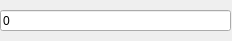
<?xml version="1.0" encoding="UTF-8"?>
<ui version="4.0">
 <class>WriteForm</class>
 <widget class="QDialog" name="WriteForm">
  <property name="geometry">
   <rect>
    <x>0</x>
    <y>0</y>
    <width>232</width>
    <height>41</height>
   </rect>
  </property>
  <property name="windowTitle">
   <string>Dialog</string>
  </property>
  <widget class="QDialogButtonBox" name="buttonBox">
   <property name="geometry">
    <rect>
     <x>40</x>
     <y>70</y>
     <width>221</width>
     <height>41</height>
    </rect>
   </property>
   <property name="orientation">
    <enum>Qt::Horizontal</enum>
   </property>
   <property name="standardButtons">
    <set>QDialogButtonBox::Cancel|QDialogButtonBox::Ok</set>
   </property>
  </widget>
  <widget class="QLineEdit" name="writeLine">
   <property name="geometry">
    <rect>
     <x>0</x>
     <y>10</y>
     <width>231</width>
     <height>21</height>
    </rect>
   </property>
   <property name="palette">
    <palette>
     <active>
      <colorrole role="Light">
       <brush brushstyle="SolidPattern">
        <color alpha="255">
         <red>234</red>
         <green>234</green>
         <blue>234</blue>
        </color>
       </brush>
      </colorrole>
     </active>
     <inactive>
      <colorrole role="Light">
       <brush brushstyle="SolidPattern">
        <color alpha="255">
         <red>234</red>
         <green>234</green>
         <blue>234</blue>
        </color>
       </brush>
      </colorrole>
     </inactive>
     <disabled>
      <colorrole role="Light">
       <brush brushstyle="SolidPattern">
        <color alpha="255">
         <red>234</red>
         <green>234</green>
         <blue>234</blue>
        </color>
       </brush>
      </colorrole>
     </disabled>
    </palette>
   </property>
   <property name="text">
    <string>0</string>
   </property>
  </widget>
 </widget>
 <resources/>
 <connections>
  <connection>
   <sender>buttonBox</sender>
   <signal>accepted()</signal>
   <receiver>WriteForm</receiver>
   <slot>accept()</slot>
   <hints>
    <hint type="sourcelabel">
     <x>248</x>
     <y>254</y>
    </hint>
    <hint type="destinationlabel">
     <x>157</x>
     <y>274</y>
    </hint>
   </hints>
  </connection>
  <connection>
   <sender>buttonBox</sender>
   <signal>rejected()</signal>
   <receiver>WriteForm</receiver>
   <slot>reject()</slot>
   <hints>
    <hint type="sourcelabel">
     <x>316</x>
     <y>260</y>
    </hint>
    <hint type="destinationlabel">
     <x>286</x>
     <y>274</y>
    </hint>
   </hints>
  </connection>
 </connections>
</ui>
